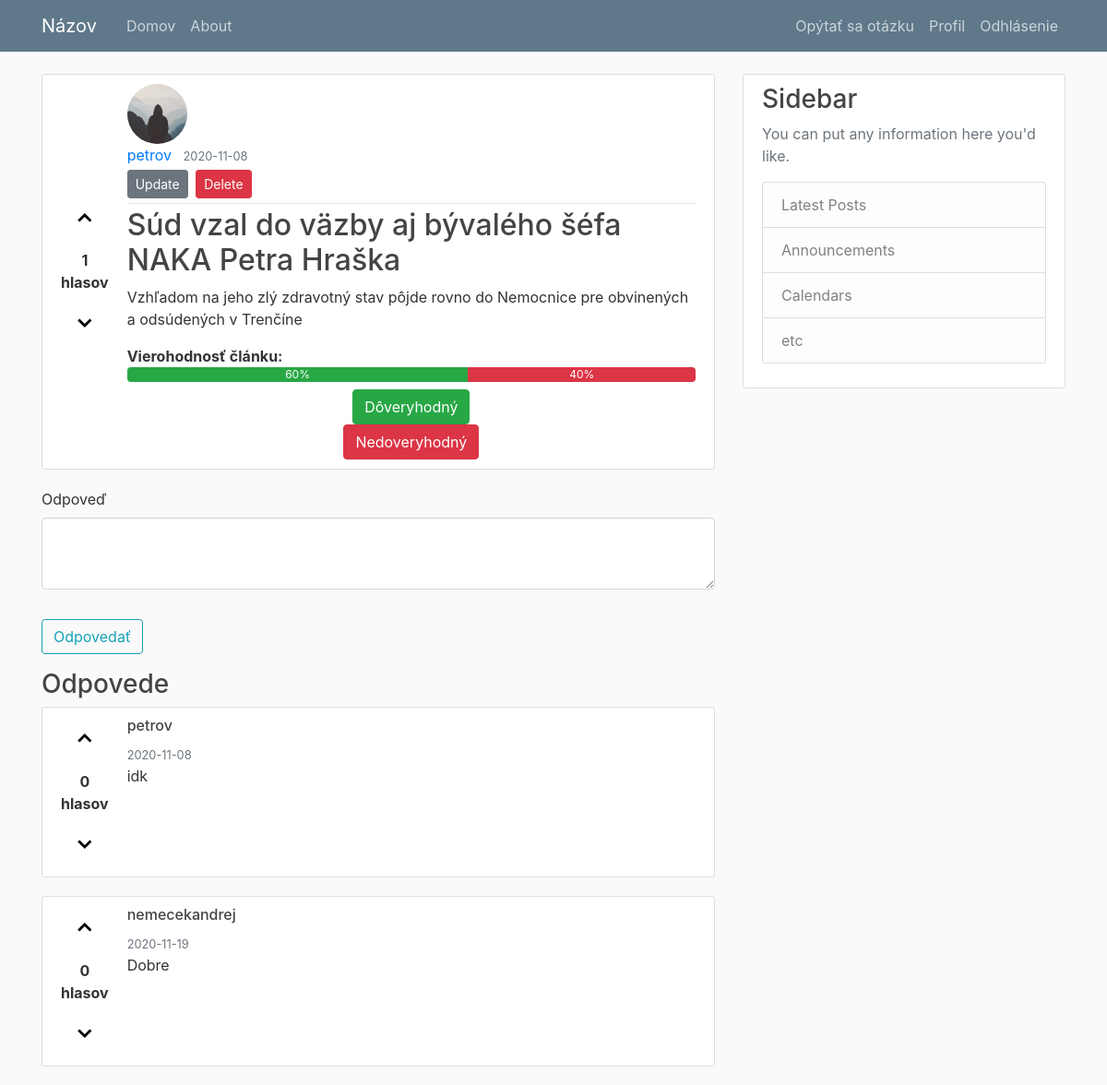
The app's page /post/1 (signed in) with its own data.
### application/models.py (models this page shows, shortened)
class User(db.Model, UserMixin):
    id = db.Column(db.Integer, primary_key=True)
    username = db.Column(db.String(20), unique=True, nullable=False)
    email = db.Column(db.String(120), unique=True, nullable=False)
    image_file = db.Column(db.String(20), nullable=False, default='default.jpg')
    password = db.Column(db.String(60), nullable=False)
    posts = db.relationship('Post', backref='author', lazy=True)
    comments = db.relationship('Comment', backref='author', lazy=True)
    comment_likes = db.relationship('CommentLike', backref='user', lazy=True)
    post_likes = db.relationship('PostLike', backref='user', lazy=True)

class Post(db.Model):
    id = db.Column(db.Integer, primary_key=True)
    title =  db.Column(db.String(100), nullable=False)
    date_posted = db.Column(db.DateTime, nullable=False, default=datetime.utcnow())
    content = db.Column(db.Text, nullable=False)
    user_id = db.Column(db.Integer, db.ForeignKey('user.id'), nullable=False)
    comments = db.relationship('Comment', backref='post', lazy=True)
    likes = db.relationship('PostLike', backref='post', lazy=True)
    keywords = db.relationship('KeyWord', backref='post', lazy=True)
    votes = 0
    can_upvote = True
    can_downvote = True
    def set_votable(self):
        self.votes = 0
        for vote in self.likes:
            self.votes = self.votes + 1 if vote.is_upvote else self.votes - 1
        if current_user.is_authenticated:
            upvoted = PostLike.query.filter_by(post_id=self.id)\
                .filter_by(user_id=current_user.id).filter_by(is_upvote=True).count()
            downvoted = PostLike.query.filter_by(post_id=self.id)\
                .filter_by(user_id=current_user.id).filter_by(is_upvote=False).count()
            if upvoted-downvoted > 0:
                self.can_upvote = False
            if upvoted-downvoted < 0:
                self.can_downvote = False

class Comment(db.Model):
    id = db.Column(db.Integer, primary_key=True)
    content = db.Column(db.Text, nullable=False)
    date_posted = db.Column(db.DateTime, nullable=False, default=datetime.utcnow())
    user_id = db.Column(db.Integer, db.ForeignKey('user.id'), nullable=False)
    post_id = db.Column(db.Integer, db.ForeignKey('post.id'), nullable=False)
    likes = db.relationship('CommentLike', backref='comment', lazy=True)
    votes = 0
    can_upvote = True
    can_downvote = True
    def set_votable(self):
        self.votes = 0
        for vote in self.likes:
            self.votes = self.votes + 1 if vote.is_upvote else self.votes - 1
        if current_user.is_authenticated:
            upvoted = CommentLike.query.filter_by(comment_id=self.id)\
                .filter_by(user_id=current_user.id).filter_by(is_upvote=True).count()
            downvoted = CommentLike.query.filter_by(comment_id=self.id)\
                .filter_by(user_id=current_user.id).filter_by(is_upvote=False).count()
            if upvoted-downvoted > 0:
                self.can_upvote = False
            if upvoted-downvoted < 0:
                self.can_downvote = False

### application/posts/routes.py (the view)
@posts.route('/post/<int:post_id>')
def post(post_id):
    post = Post.query.get_or_404(post_id)
    post.set_votable()
    comments = post.comments
    for comment in comments:
        comment.set_votable()
    form = ResponseForm()
    return render_template('post.html', post_id=post_id, title=post.title, post=post, form=form, comments=comments)

### application/posts/forms.py
class ResponseForm(FlaskForm):
    message = TextAreaField('Odpoveď', validators=[DataRequired()])
    submit = SubmitField('Odpovedať')

### application/models.py (called while the page is built)
@login_manager.user_loader
def load_user(user_id):
    return User.query.get(int(user_id))

### application/templates/post.html (shortened to what this page needs)
{% extends "layout.html" %}
{% block content %}
<article class="media content-section">
  <div class="votes">
    <form action="{{ url_for('posts.upvote_post', post_id=post.id) }}" method="post">
      {% if post.can_upvote %}
      <button>&#8963;</button>
      {% endif %}
    </form>
    <strong>{{ post.votes }}<br>hlasov</strong>
    <form action="{{ url_for('posts.downvote_post', post_id=post.id) }}" method="post">
      {% if post.can_downvote %}
      <button>&#8964;</button>
      {% endif %}
    </form>
  </div>
  <div class="media-body">
    <img class="rounded-circle article-img"
      src="{{ url_for('static', filename='profile_pics/' + post.author.image_file) }}">
    <div class="article-metadata">
      <a class="mr-2"
        href="{{ url_for('users.user_posts', username=post.author.username) }}">{{ post.author.username }}</a>
      <small class="text-muted">{{ post.date_posted.strftime('%Y-%m-%d') }}</small>
      {% if post.author == current_user %}
      <div>
        <a class="btn btn-secondary btn-sm mt-1 mb-1"
          href="{{ url_for('posts.update_post', post_id = post.id) }}">Update</a>
        <button type="button" class="btn btn-danger btn-sm m-1" data-toggle="modal"
          data-target="#deleteModal">Delete</button>
      </div>
      {% endif %}
    </div>
    <h2 class="article-title">{{ post.title }}</h2>
    <p class="article-content">{{ post.content }}</p>
    <strong>Vierohodnosť článku:</strong>
    <div class="progress mb-2">
      <div class="progress-bar bg-success" role="progressbar" style="width: 60%" aria-valuemax="100">60%</div>
      <div class="progress-bar bg-danger" role="progressbar" style="width: 40%" aria-valuemax="100">40%</div>
    </div>
    <div class="text-center">
      <form action="{{ url_for('posts.true_post', post_id=post_id) }}" method="post">
        <button type="button" class="btn btn-success">Dôveryhodný</button>
      </form>
      <form action="{{ url_for('posts.false_post', post_id=post_id) }}" method="post">
        <button type="button" class="btn btn-danger">Nedoveryhodný</button>
      </form>
    </div>
  </div>
</article>
<div>
  <form method="POST" action="{{url_for('posts.add_post_comment', post_id=post_id)}}">
    <fieldset class="form-group">
      <div class="form-group">
        {{ form.message.label(class="form-control-label") }}
        {% if form.message.errors %}
        {{ form.message(class="form-control form-control-lg is-invalid") }}
        <div class="invalid-feedback">
          {% for error in form.message.errors %}
          <span>{{ error }}</span>
          {% endfor %}
        </div>
        {% else %}
        {{ form.message(class="form-control form-control-lg") }}
        {% endif %}
      </div>
    </fieldset>
    <div class="form-group">
      {{ form.submit(class="btn btn-outline-info") }}
    </div>
  </form>
</div>
<section>
  <h3>Odpovede</h3>
  {% for comment in comments %}
  <article class="content-section media">
    <div class="votes">
      <form action="{{ url_for('posts.upvote_comment', post_id=post_id, comment_id=comment.id) }}" method="post">
        {% if comment.can_upvote %}
        <button>&#8963;</button>
        {% endif %}
      </form>
      <strong>{{ comment.votes }}<br>hlasov</strong>
      <form action="{{ url_for('posts.downvote_comment', post_id=post_id, comment_id=comment.id) }}" method="post">
        {% if comment.can_downvote %}
        <button>&#8964;</button>
        {% endif %}
      </form>
    </div>
    <div>
      <h6>{{ comment.author.username }}</h6>
      <small class="text-muted">{{ comment.date_posted.strftime('%Y-%m-%d') }}</small>
      <p>{{ comment.content }}</p>
    </div>
  </article>
  {% endfor %}
</section>
{% endblock content %}

### application/static/main.css (style rules this page uses)
body { background: #fafafa; color: #333333; margin-top: 5rem; }
h1, h2, h3, h4, h5, h6 { color: #444444; }
.content-section { background: #ffffff; padding: 10px 20px; border: 1px solid #dddddd; border-radius: 3px; margin-bottom: 20px; }
.article-title { color: #444444; }
.article-content { white-space: pre-line; }
.article-img { height: 65px; width: 65px; margin-right: 16px; }
.article-metadata { padding-bottom: 1px; margin-bottom: 4px; border-bottom: 1px solid #e3e3e3; }
.votes { padding-right: 20px; align-self: center; text-align: center; }
.votes * { display: block; text-align: center; }
.votes button { border: none; background: none; font-size: 25px; font-weight: 700; padding: 10px; margin: 0; display: inline; }

### records on screen
User: image_file (placeholder picture), author.username "petrov"
Post: date_posted "2020-11-08", title "Súd vzal do väzby aj bývalého šéfa NAKA Petra Hraška", content "Vzhľadom na jeho zlý zdravotný stav pôjde rovno do Nemocnice pre obvinených a odsúdených v Trenčíne"
Comment: votes "0", author.username "petrov", date_posted "2020-11-08", content "idk"
Comment: votes "0", author.username "nemecekandrej", date_posted "2020-11-19", content "Dobre"

### other values on screen
{{ post.votes }} "1"
